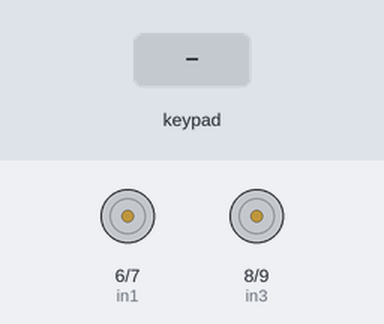
This sketch was run on a simulated Arduino Uno, built with avr-gcc and run on an emulated ATmega328P. On the bench: motor-driver pin pairs drawn as motors (green arrow = first pin HIGH = forward, orange = second pin HIGH = backward, longer = more drive). Inputs (shaded band) come from the test bench.

Above: at 1.2 s.
1.3 s: key 'U' pressed
At 1.5 s:
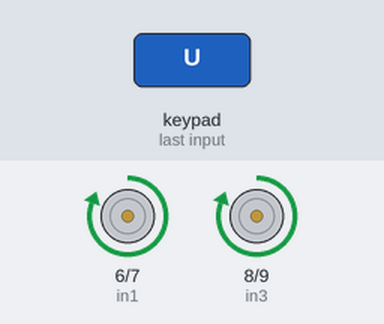
3.2 s: key 'D' pressed
At 3.4 s:
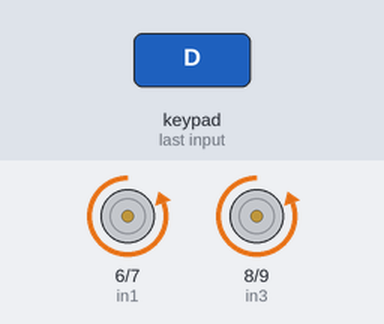
5.1 s: key 'L' pressed
At 5.3 s:
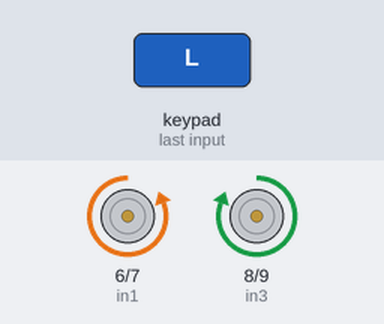
7.0 s: key 'R' pressed
At 7.2 s:
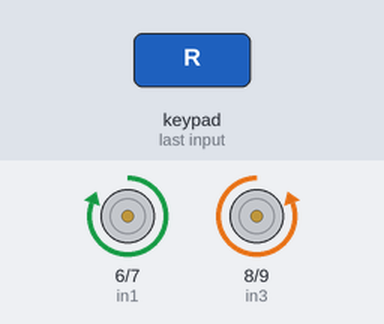
Timing chart, 0 to 9.9 s (numbered marks = the images above; inputs shaded):
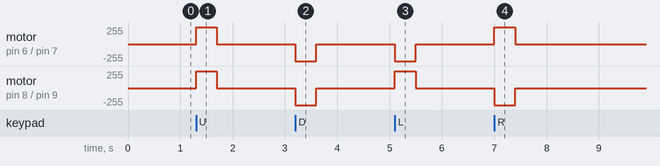

Measured:
- after the input at 1.3 s, motor on pin 6 (in1) / pin 7 (in2), motor on pin 8 (in3) / pin 9 (in4): stopped → forward 255/255 at once, → stopped 0.40 s later
- after the input at 3.2 s, motor on pin 6 (in1) / pin 7 (in2), motor on pin 8 (in3) / pin 9 (in4): stopped → backward 255/255 at once, → stopped 0.40 s later
- after the input at 5.1 s, motor on pin 6 (in1) / pin 7 (in2): stopped → backward 255/255 at once, → stopped 0.40 s later; motor on pin 8 (in3) / pin 9 (in4): stopped → forward 255/255 at once, → stopped 0.40 s later
- after the input at 7.0 s, motor on pin 6 (in1) / pin 7 (in2): stopped → forward 255/255 at once, → stopped 0.40 s later; motor on pin 8 (in3) / pin 9 (in4): stopped → backward 255/255 at once, → stopped 0.40 s later

The sketch:

Bluetooth_Control.ino
```cpp
#include <Dabble.h>

// Motor Pins
int in1 = 6;
int in2 = 7;
int in3 = 8;
int in4 = 9;

void setup() {
  pinMode(in1, OUTPUT);
  pinMode(in2, OUTPUT);
  pinMode(in3, OUTPUT);
  pinMode(in4, OUTPUT);

  Dabble.begin(9600);
}

void loop() {
  Dabble.processInput();

  if (GamePad.isUpPressed()) {
    // Forward
    digitalWrite(in1, HIGH);
    digitalWrite(in2, LOW);
    digitalWrite(in3, HIGH);
    digitalWrite(in4, LOW);
  }
  else if (GamePad.isDownPressed()) {
    // Backward
    digitalWrite(in1, LOW);
    digitalWrite(in2, HIGH);
    digitalWrite(in3, LOW);
    digitalWrite(in4, HIGH);
  }
  else if (GamePad.isLeftPressed()) {
    // Turn Left
    digitalWrite(in1, LOW);
    digitalWrite(in2, HIGH);
    digitalWrite(in3, HIGH);
    digitalWrite(in4, LOW);
  }
  else if (GamePad.isRightPressed()) {
    // Turn Right
    digitalWrite(in1, HIGH);
    digitalWrite(in2, LOW);
    digitalWrite(in3, LOW);
    digitalWrite(in4, HIGH);
  }
  else {
    // Stop
    digitalWrite(in1, LOW);
    digitalWrite(in2, LOW);
    digitalWrite(in3, LOW);
    digitalWrite(in4, LOW);
  }
}
```
